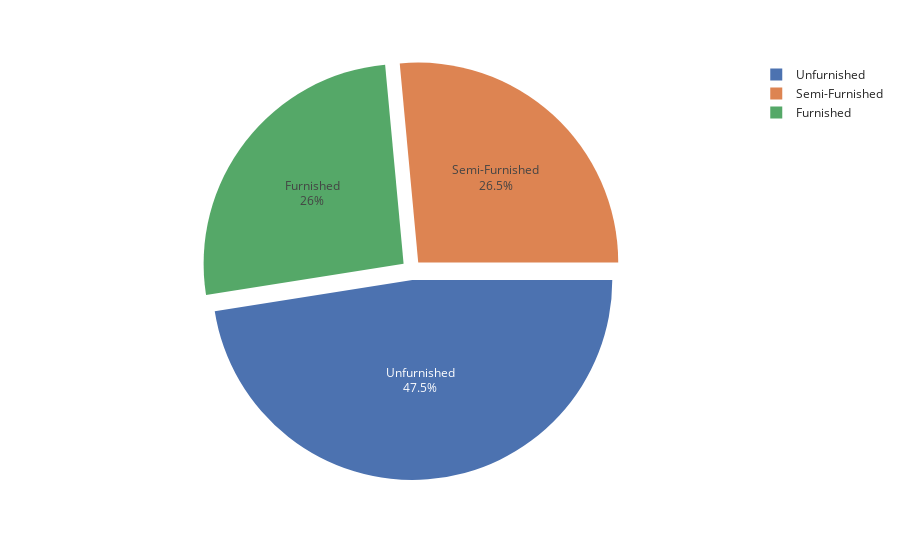

The notebook cell this image was saved under:
### Markdown cell above
What is the average price distribution based on the status of houses?

### Code cell
import plotly.express as px

# Grouping by house status and calculating the average price
grdsp = merged_df.groupby(["Status"])[["price"]].mean().reset_index()

# Creating the pie chart
fig = px.pie(grdsp,
             values="price",
             names="Status",
             template="seaborn")
fig.update_traces(rotation=90, pull=0.05, textinfo="percent+label")
fig.show()

### Figure 1 — Plotly figure (JSON) as saved in the notebook; plotly's stock layout.template omitted (floating-point values rounded to 4 significant figures)
{"data": [{"domain": {"x": [0, 1], "y": [0, 1]}, "hovertemplate": "Status=%{label}<br>price=%{value}<extra></extra>", "labels": ["Furnished", "Semi-Furnished", "Unfurnished"], "legendgroup": "", "name": "", "pull": 0.05, "rotation": 90, "showlegend": true, "textinfo": "percent+label", "type": "pie", "values": [57440.0, 58440.0, 104900.0]}], "layout": {"legend": {"tracegroupgap": 0}, "margin": {"t": 60}}}
